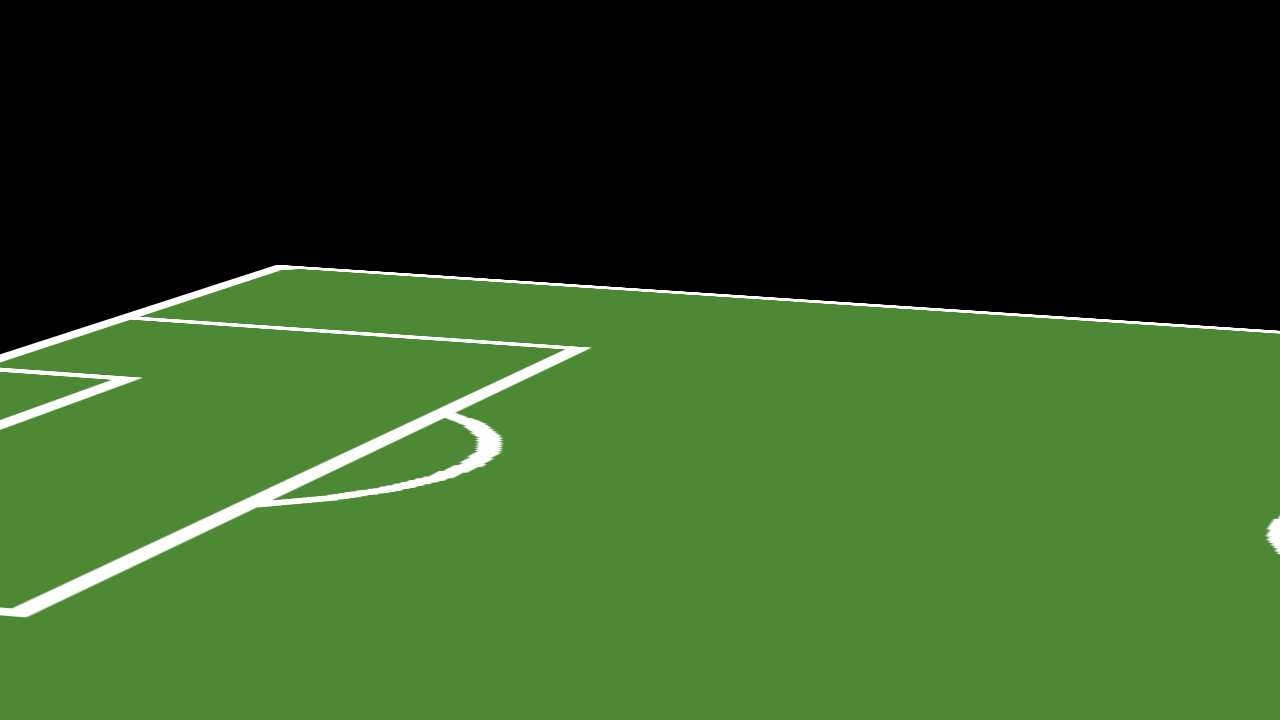
#> input picture New Algorithm Implementation/assets/warped_image.png, 1280 x 720 px
$ jupyter execute Final_line_detection_field.ipynb
#> lines starting #> are read from the running program, lines starting #| are printed output that depends on the picture; after the words box and inside, x2 and y2 are one past the last pixel; in counts of white or black regions, pixels touching at a corner belong together; long printed decimals are rounded
Line Detection

[cell 1]
import cv2
import numpy as np
import matplotlib.pyplot as plt

[cell 2]
# Load the image
image_path = './assets/warped_image.png'
image = cv2.imread(image_path)
#> image is the input picture: shape (720, 1280, 3); mean B, G, R 35.1, 81.8, 48.6

# Convert to grayscale
gray = cv2.cvtColor(image, cv2.COLOR_BGR2GRAY)

# Apply Canny edge detector
edges = cv2.Canny(gray, 50, 150, apertureSize=3)
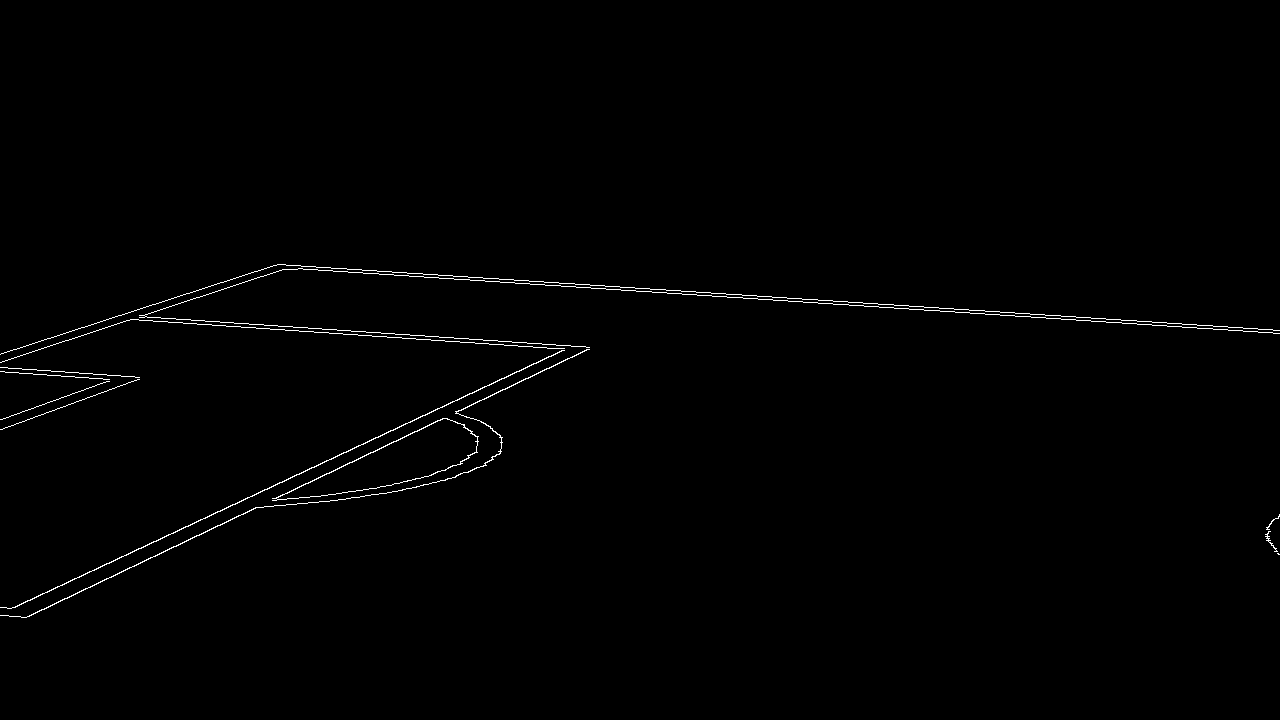
#> edges: shape (720, 1280); 0.68% white in thin lines or dots, all inside (x1, y1, x2, y2) = (0, 264, 1280, 618)

# Use Hough Line Transform to detect lines
lines = cv2.HoughLines(edges, 1, np.pi / 180, 140)
#> lines = [[555, 1.13], [243, 1.64], [305, 1.64], [309, 1.64], [344, 1.26], [569, 1.13], [254, 1.62], [257, 1.62], [567, 1.12], [260, 1.62], [337, 1.26], [570, 1.12]]

print(lines)
#| [[[555.          1.134 ]]
#|  [[243.          1.641]]
#|  [[305.          1.641]]
#|  [[309.          1.641]]
#|  [[344.          1.257]]
#|  [[569.          1.134 ]]
#|  [[254.          1.623]]
#|  [[257.          1.623]]
#|  [[567.          1.117]]
#|  [[260.          1.623]]
#|  [[337.          1.257]]
#|  [[570.          1.117]]]

[cell 3]
# Create a copy of the original image to draw lines
line_image = np.copy(image)
# line_image = np.zeros_like(image)

# Draw lines on the image in red color
if lines is not None:
    for line in lines:
        rho, theta = line[0]
        a = np.cos(theta)
        b = np.sin(theta)
        x0 = a * rho
        y0 = b * rho
        x1 = int(x0 + 1000 * (-b))
        y1 = int(y0 + 1000 * (a))
        x2 = int(x0 - 1000 * (-b))
        y2 = int(y0 - 1000 * (a))
        cv2.line(line_image, (x1, y1), (x2, y2), (0, 0, 255), 2)  # Red color
#> this loop made 12 passes
#> (rho, theta, a, b, x0, y0, x1, y1) on passes 1 to 12: (555, 1.13, 0.423, 0.906, 234.6, 503, -671, 925), (243, 1.64, -0.0698, 0.998, -16.95, 242.4, -1014, 172), (305, 1.64, -0.0698, 0.998, -21.28, 304.3, -1018, 234), (309, 1.64, -0.0698, 0.998, -21.55, 308.2, -1019, 238), (344, 1.26, 0.309, 0.951, 106.3, 327.2, -844, 636), (569, 1.13, 0.423, 0.906, 240.5, 515.7, -665, 938), (254, 1.62, -0.0523, 0.999, -13.29, 253.7, -1011, 201), (257, 1.62, -0.0523, 0.999, -13.45, 256.6, -1012, 204), (567, 1.12, 0.438, 0.899, 248.6, 509.6, -650, 947), (260, 1.62, -0.0523, 0.999, -13.61, 259.6, -1012, 207), (337, 1.26, 0.309, 0.951, 104.1, 320.5, -846, 629), (570, 1.12, 0.438, 0.899, 249.9, 512.3, -648, 950)
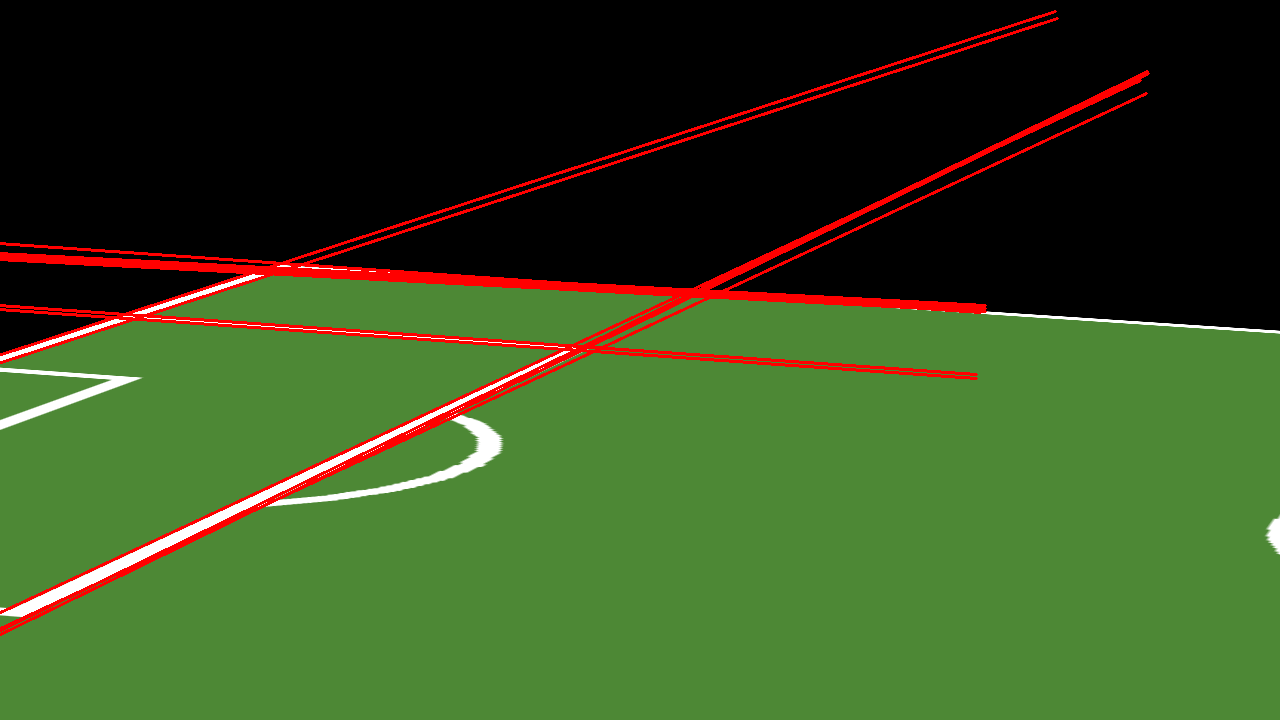
#> line_image: shape (720, 1280, 3); 3.78% of pixels changed, all inside (x1, y1, x2, y2) = (0, 10, 1150, 636)

# [15 lines of commented-out code are left out]

Removal of noise lines

[cell 4]
# Parameters for line merging
rho_threshold = 15
theta_threshold = np.pi / 90

# Function to merge lines
def merge_lines(lines, rho_threshold, theta_threshold):
#> called with lines = array of shape (12, 1, 2), rho_threshold = 15, theta_threshold = 0.0349
    merged_lines = []
    for line in lines:
        rho, theta = line[0]
        merged = False
        for merged_line in merged_lines:
            rho_m, theta_m = merged_line
            if abs(rho - rho_m) < rho_threshold and abs(theta - theta_m) < theta_threshold:
                merged_lines.remove(merged_line)
                merged_lines.append(((rho + rho_m) / 2, (theta + theta_m) / 2))
                merged = True
                break
        if not merged:
            merged_lines.append((rho, theta))
#> this loop made 12 passes
#> after the loop, merged_lines = [(307, 1.64), (256.4, 1.63), (340.5, 1.26), (567.2, 1.12)]
    return merged_lines

# Merge lines
merged_lines = merge_lines(lines, rho_threshold, theta_threshold)

# # Create a copy of the original image to draw lines
line_image = np.copy(image)

# Draw merged lines on the image in red color
if merged_lines is not None:
    for rho, theta in merged_lines:
        a = np.cos(theta)
        b = np.sin(theta)
        x0 = a * rho
        y0 = b * rho
        x1 = int(x0 + 1000 * (-b))
        y1 = int(y0 + 1000 * (a))
        x2 = int(x0 - 1000 * (-b))
        y2 = int(y0 - 1000 * (a))
        cv2.line(line_image, (x1, y1), (x2, y2), (0, 0, 255), 2)  # Red color
#> this loop made 4 passes
#> (rho, theta, a, b, x0, y0, x1, y1) on passes 1 to 4: (307, 1.64, -0.0698, 0.998, -21.42, 306.3, -1018, 236), (256.4, 1.63, -0.0545, 0.999, -13.98, 256, -1012, 201), (340.5, 1.26, 0.309, 0.951, 105.2, 323.8, -845, 632), (567.2, 1.12, 0.434, 0.901, 246.4, 510.9, -654, 945)
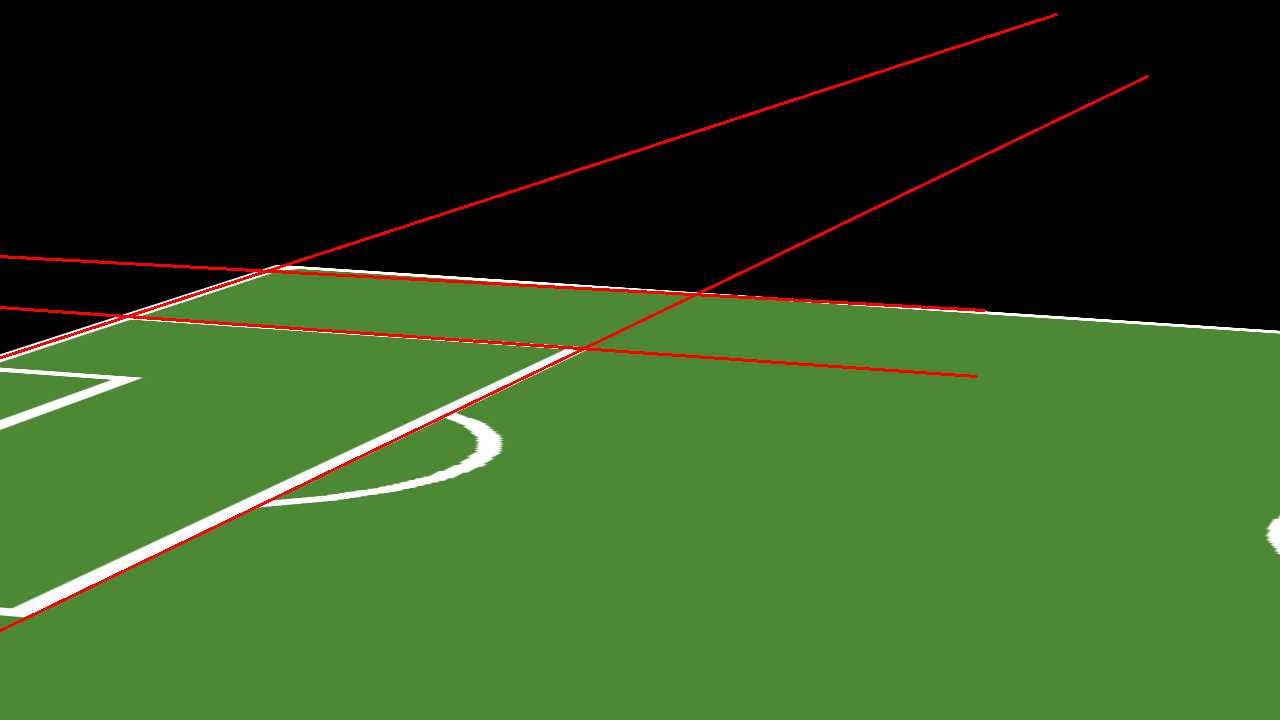
#> line_image: shape (720, 1280, 3); 1.39% of pixels changed, all inside (x1, y1, x2, y2) = (0, 13, 1149, 632)

# [16 lines of commented-out code are left out]

[cell 5]
# Function to find the intersection point of two lines
def intersection(line1, line2):
    rho1, theta1 = line1
    rho2, theta2 = line2
    A = np.array([
        [np.cos(theta1), np.sin(theta1)],
        [np.cos(theta2), np.sin(theta2)]
    ])
    b = np.array([[rho1], [rho2]])
    if np.linalg.det(A) != 0:  # Check if the determinant is non-zero (lines are not parallel)
        x0, y0 = np.linalg.solve(A, b)
        return int(np.round(x0)), int(np.round(y0))
    else:
        return None

# [31 lines of commented-out code are left out]

[cell 6]
# Function to calculate intersection point of two lines given in polar coordinates
def get_intersection(line1, line2):
    rho1, theta1 = line1
    rho2, theta2 = line2
    A = np.array([[np.cos(theta1), np.sin(theta1)], [np.cos(theta2), np.sin(theta2)]])
    b = np.array([rho1, rho2])
    x, y = np.linalg.solve(A, b)
    return (int(np.round(x)), int(np.round(y)))

# Find intersection points
intersection_points = []
for i in range(len(merged_lines)):
    for j in range(i + 1, len(merged_lines)):
        intersection = get_intersection(merged_lines[i], merged_lines[j])
        intersection_points.append(intersection)
#> this loop made 4 passes
#> after the loop, intersection_points = [(-3326, 75), (127, 317), (583, 349), (267, 271), (695, 295), (1726, -203)]

# Create a copy of the original image to draw lines and points
line_image = np.copy(image)

# Draw merged lines on the image in red color and label them
for idx, (rho, theta) in enumerate(merged_lines):
    a = np.cos(theta)
    b = np.sin(theta)
    x0 = a * rho
    y0 = b * rho
    x1 = int(x0 + 1000 * (-b))
    y1 = int(y0 + 1000 * (a))
    x2 = int(x0 - 1000 * (-b))
    y2 = int(y0 - 1000 * (a))
    cv2.line(line_image, (x1, y1), (x2, y2), (0, 0, 255), 2)  # Red color
    # Label the line
    cv2.putText(line_image, f'L{idx+1}', (x1, y1), cv2.FONT_HERSHEY_SIMPLEX, 0.5, (0, 255, 0), 1, cv2.LINE_AA)

# Draw intersection points on the image and label them
for idx, (x, y) in enumerate(intersection_points):
    cv2.circle(line_image, (x, y), 5, (255, 0, 0), -1)  # Blue color
    # Label the intersection point
    cv2.putText(line_image, f'P{idx+1}', (x, y), cv2.FONT_HERSHEY_SIMPLEX, 0.5, (0, 255, 0), 1, cv2.LINE_AA)
#> this loop made 6 passes
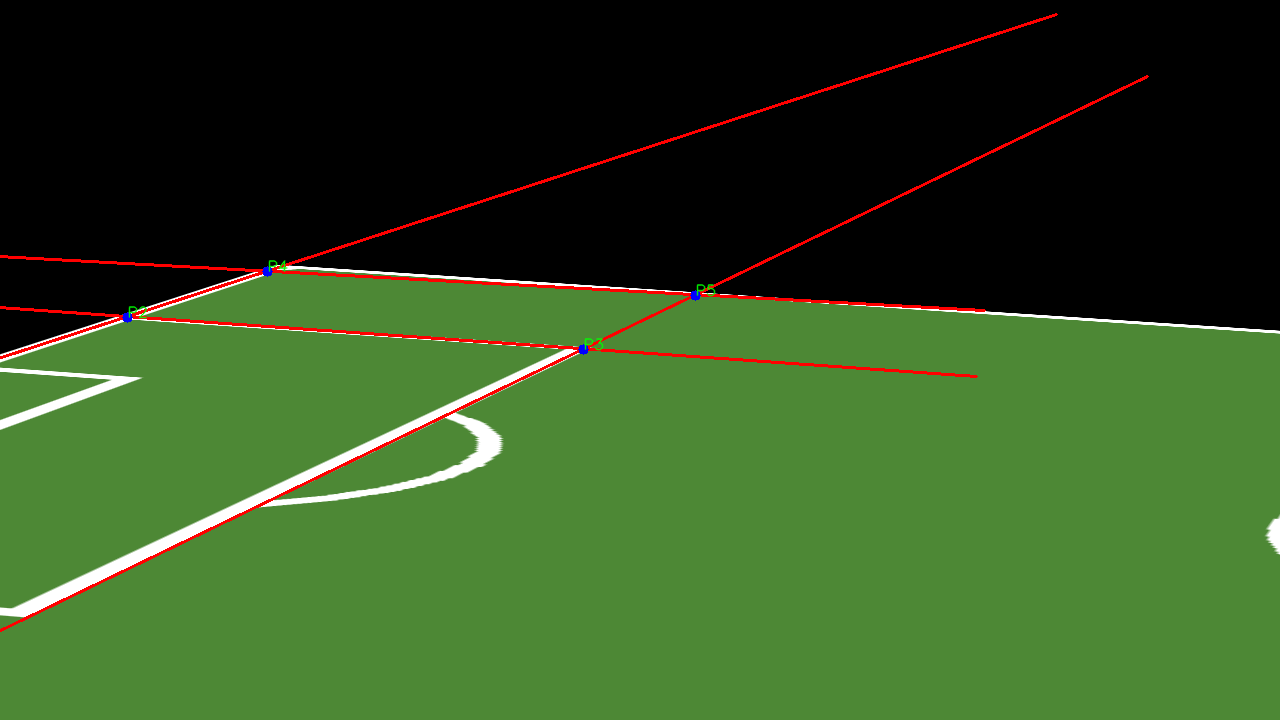
#> line_image: shape (720, 1280, 3); 0.1% of pixels changed, all inside (x1, y1, x2, y2) = (122, 259, 716, 355)

# Display the original image, edges, and the image with lines and points
plt.figure(figsize=(15, 5))
plt.subplot(1, 3, 1)
plt.title('Original Image')
plt.imshow(cv2.cvtColor(image, cv2.COLOR_BGR2RGB))

plt.subplot(1, 3, 2)
plt.title('Edges')
plt.imshow(edges, cmap='gray')

plt.subplot(1, 3, 3)
plt.title('Lines and Intersections')
plt.imshow(cv2.cvtColor(line_image, cv2.COLOR_BGR2RGB))
plt.imsave('./assets/lines_intersections.png', cv2.cvtColor(line_image, cv2.COLOR_BGR2RGB))

plt.show()
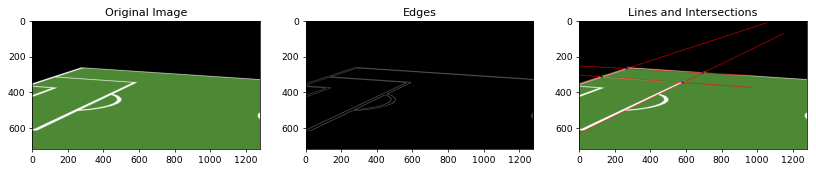
#> figure drawn by matplotlib, 3 panels

# Print intersection points
print("Intersection Points:", intersection_points)
#| Intersection Points: [(-3326, 75), (127, 317), (583, 349), (267, 271), (695, 295), (1726, -203)]

[cell 7]
print(intersection_points)
#| [(-3326, 75), (127, 317), (583, 349), (267, 271), (695, 295), (1726, -203)]
